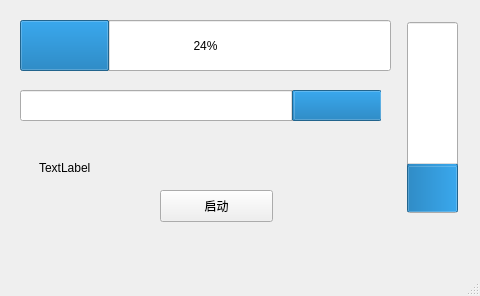
<?xml version="1.0" encoding="UTF-8"?>
<ui version="4.0">
 <class>MainWindow</class>
 <widget class="QMainWindow" name="MainWindow">
  <property name="geometry">
   <rect>
    <x>0</x>
    <y>0</y>
    <width>480</width>
    <height>296</height>
   </rect>
  </property>
  <property name="windowTitle">
   <string>MainWindow</string>
  </property>
  <widget class="QWidget" name="centralwidget">
   <widget class="QProgressBar" name="progressBar">
    <property name="geometry">
     <rect>
      <x>20</x>
      <y>20</y>
      <width>371</width>
      <height>51</height>
     </rect>
    </property>
    <property name="sizePolicy">
     <sizepolicy hsizetype="Expanding" vsizetype="Fixed">
      <horstretch>0</horstretch>
      <verstretch>0</verstretch>
     </sizepolicy>
    </property>
    <property name="sizeIncrement">
     <size>
      <width>0</width>
      <height>0</height>
     </size>
    </property>
    <property name="baseSize">
     <size>
      <width>0</width>
      <height>0</height>
     </size>
    </property>
    <property name="value">
     <number>24</number>
    </property>
    <property name="orientation">
     <enum>Qt::Horizontal</enum>
    </property>
   </widget>
   <widget class="QPushButton" name="pushButton">
    <property name="geometry">
     <rect>
      <x>160</x>
      <y>190</y>
      <width>113</width>
      <height>32</height>
     </rect>
    </property>
    <property name="text">
     <string>启动</string>
    </property>
   </widget>
   <widget class="QProgressBar" name="progressBar_2">
    <property name="geometry">
     <rect>
      <x>20</x>
      <y>90</y>
      <width>361</width>
      <height>31</height>
     </rect>
    </property>
    <property name="value">
     <number>24</number>
    </property>
    <property name="invertedAppearance">
     <bool>true</bool>
    </property>
   </widget>
   <widget class="QProgressBar" name="progressBar_3">
    <property name="geometry">
     <rect>
      <x>407</x>
      <y>22</y>
      <width>51</width>
      <height>191</height>
     </rect>
    </property>
    <property name="value">
     <number>24</number>
    </property>
    <property name="orientation">
     <enum>Qt::Vertical</enum>
    </property>
   </widget>
   <widget class="QLabel" name="label">
    <property name="geometry">
     <rect>
      <x>39</x>
      <y>160</y>
      <width>161</width>
      <height>16</height>
     </rect>
    </property>
    <property name="text">
     <string>TextLabel</string>
    </property>
   </widget>
  </widget>
  <widget class="QMenuBar" name="menubar">
   <property name="geometry">
    <rect>
     <x>0</x>
     <y>0</y>
     <width>480</width>
     <height>24</height>
    </rect>
   </property>
  </widget>
  <widget class="QStatusBar" name="statusbar"/>
 </widget>
 <resources/>
 <connections/>
</ui>
